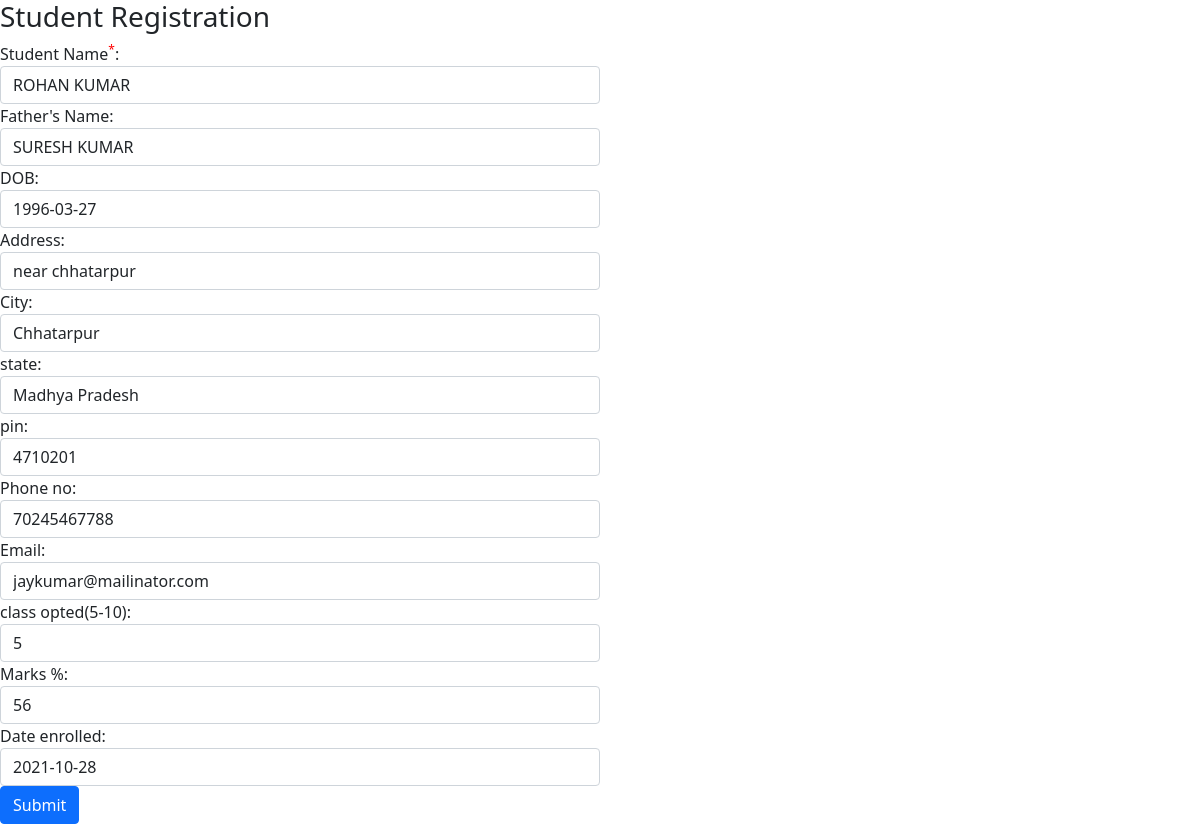
Page /add-student/1 on the committed database.
### enrollment/models.py (models this page shows)
class Student(models.Model):
    student_name= models.TextField(null = True, blank= True)
    father_name= models.TextField(null = True, blank= True)
    dob= models.DateTimeField(null = True, blank= True)
    address= models.TextField(null = True, blank= True)
    city = models.TextField(null = True, blank= True)
    state = models.TextField(null = True, blank= True)
    pin = models.TextField(null = True, blank= True)
    phoneNo = models.TextField(null = True, blank= True)
    email = models.TextField(null = True, blank= True)
    class_opted = models.TextField(null = True, blank= True)
    marks = models.TextField(null = True, blank= True)
    date_enrolled = models.DateTimeField(null = True, blank= True)
    date_added= models.DateTimeField(auto_now= True)
    class Meta:
        db_table = 'Student'

### enrollment/views.py (the view)
# urls.py: path("add-student", views.add_student, name='addstudent'),
def add_student(request, id=None):
    if(id != None):
        student = Student.objects.get(id=id)
        print(student)
    else:
        student = []
    return render(request, 'add-student.html', {'student_detail':student})

### templates/add-student.html (shortened to what this page needs)
<!doctype html>
<html lang="en">
  <head>
    <link href="https://cdn.jsdelivr.net/npm/bootstrap@5.1.3/dist/css/bootstrap.min.css" rel="stylesheet">
    <link rel="stylesheet" href="https://cdnjs.cloudflare.com/ajax/libs/jquery-datetimepicker/2.5.20/jquery.datetimepicker.css" />
  </head>
  <body>
    <h3>Student Registration</h3>
    <form id="create_student_form" action="/createstudent" method="post">
        <div class="col-md-6">
            <div class="form-group">
                <label for="name">Student Name<sup class="error">*</sup>:</label>
                <input type="text" class="form-control" value="{{ student_detail.student_name }}" name="student_name" id="student_name">
            </div>
            <div class="form-group">
                <label for="name">Father's Name:</label>
                <input type="text" class="form-control" value="{{ student_detail.father_name }}" name="father_name" id="fathers_name">
            </div>
            <div class="form-group">
                <label for="name">DOB:</label>
                <input type="text" class="form-control" value = "{{student_detail.dob|date:"Y-m-d"}}" name="dob" id="dob">
            </div>
            <div class="form-group">
                <label for="name">Address:</label>
                <input type="text" class="form-control" value = "{{student_detail.address}}" name = "address" id="address">
            </div>
            <div class="form-group">
                <label for="name">City:</label>
                <input type="text" class="form-control" value = "{{student_detail.city}}" name="city" id="city">
            </div>
            <div class="form-group">
                <label for="name">state:</label>
                <input type="text" class="form-control" value = "{{student_detail.state}}" name="state" id="state">
            </div>
            <div class="form-group">
                <label for="name">pin:</label>
                <input type="number" class="form-control" value = "{{student_detail.pin}}" name="pin" id="pin">
            </div>
            <div class="form-group">
                <label for="name">Phone no:</label>
                <input type="number" class="form-control" value = "{{student_detail.phoneNo}}" name="phone_number" id="phone">
            </div>
            <div class="form-group">
                <label for="name">Email:</label>
                <input type="email" class="form-control" value = "{{student_detail.email}}" name="email_address" id="email_address">
            </div>
            <div class="form-group">
                <label for="name">class opted(5-10):</label>
                <select class="form-control" name="class_opted" id="class_opted">
                    <option value="5" {% if student_detail.class_opted == '5' %} selected {% endif %} >5</option>
                </select>
            </div>
            <div class="form-group">
                <label for="name">Marks %:</label>
                <input type="number" class="form-control" value= "{{student_detail.marks}}" name="marks" id="marks">
            </div>
            <div class="form-group">
                <label for="name"> Date enrolled:</label>
                <input type="text" class="form-control" value = "{{ student_detail.date_enrolled|date:"Y-m-d" }}" name="date_enrolled" id="date_enrolled">
            </div>
            <button type="submit" class="btn btn-primary">Submit</button>
        </div>
    </form>
  </body>
</html>

### templates/add-student.html (style rules this page uses)
.error { color:red }

### rows in the picture
Student: student_name "ROHAN KUMAR", father_name "SURESH KUMAR", dob "1996-03-27", address "near chhatarpur", city "Chhatarpur", state "Madhya Pradesh", pin "4710201", phone_number "70245467788", email_address "jaykumar@mailinator.com", class_opted "5", marks "56", date_enrolled "2021-10-28"
